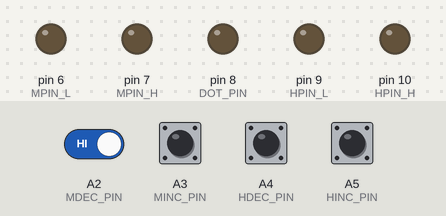
A program run on a simulated Arduino Uno, built with avr-gcc and run on an emulated ATmega328P. Parts: output pins drawn as LEDs (lit = HIGH). Dashed ring = blinking. The test bench sets the inputs (shaded band); at power-on: A2 (MDEC_PIN), A3 (MINC_PIN), A4 (HDEC_PIN), A5 (HINC_PIN) HIGH. Pins used as bus, display or sensor lines are not drawn.

Above: at 0.1 s.
At 1.2 s:
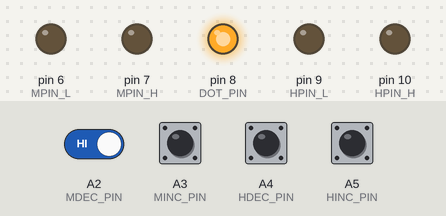
1.3 s: A2 (MDEC_PIN) driven LOW
At 4.1 s:
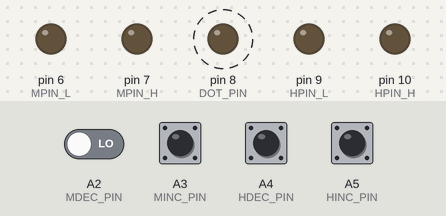
Timing chart, 0 to 10.3 s (numbered marks = the images above; inputs shaded):
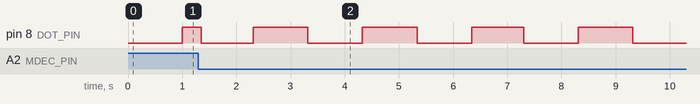

Measured:
- by itself, pin 8 (DOT_PIN): alternates HIGH for 1.0 s and LOW for 1.0 s

The program:

main.cpp
```cpp
#include <Arduino.h>

/* inc/dec buttons */
const int HINC_PIN = A5;
const int HDEC_PIN = A4;
const int MINC_PIN = A3;
const int MDEC_PIN = A2;

/* pin to 4026 IC's reset inputs */
const int RESET_PIN = 5;

const int DOT_PIN = 8;

/* pins to 4026 IC clock inputs */
const int HPIN_H = 10;
const int HPIN_L = 9;
const int MPIN_H = 7;
const int MPIN_L = 6;

/* current time */
int hour = 0;
int min = 0;
int sec = 0;
int msec = 0;

bool hinc_released = true;
bool hdec_released = true;
bool minc_released = true;
bool mdec_released = true;

unsigned long prevMillis;

void setup()
{
  pinMode(HDEC_PIN, INPUT);
  pinMode(HINC_PIN, INPUT);
  pinMode(MDEC_PIN, INPUT);
  pinMode(MINC_PIN, INPUT);

  pinMode(RESET_PIN, OUTPUT);
  pinMode(DOT_PIN, OUTPUT);

  pinMode(HPIN_H, OUTPUT);
  pinMode(HPIN_L, OUTPUT);
  pinMode(MPIN_H, OUTPUT);
  pinMode(MPIN_L, OUTPUT);

  prevMillis = millis();
}

void displayTime()
{
  digitalWrite(RESET_PIN, HIGH);
  digitalWrite(RESET_PIN, LOW);

  digitalWrite(DOT_PIN, (sec & 1) ? HIGH : LOW);

  for(int i = 0; i < min % 10; i++)
  {
    digitalWrite(MPIN_L, HIGH);
    digitalWrite(MPIN_L, LOW);
  }

  for(int i = 0; i < min / 10; i++)
  {
    digitalWrite(MPIN_H, HIGH);
    digitalWrite(MPIN_H, LOW);
  }

  for(int i = 0; i < hour % 10; i++)
  {
    digitalWrite(HPIN_L, HIGH);
    digitalWrite(HPIN_L, LOW);
  }

  for(int i = 0; i < hour / 10; i++)
  {
    digitalWrite(HPIN_H, HIGH);
    digitalWrite(HPIN_H, LOW);
  }
}

void loop()
{
  unsigned long currMillis;
  unsigned long delta;

  delay(50);

  currMillis = millis();
  delta = currMillis - prevMillis;
  prevMillis = currMillis;
  msec += delta;

  while(msec >= 1000)
  {
    msec -= 1000;
    sec++;
    if(sec == 60)
    {
      sec = 0;
      min++;
      if(min == 60)
      {
        min = 0;
        hour++;
        if(hour == 24)
          hour = 0;
      }
    }
  }

  displayTime();

  if(digitalRead(HDEC_PIN) == LOW)
  {
    if(hdec_released)
    {
      hdec_released = false;
      hour--;
      if(hour < 0)
        hour = 23;
    }
  } else
    hdec_released = true;

  if(digitalRead(HINC_PIN) == LOW)
  {
    if(hinc_released)
    {
      hinc_released = false;
      hour++;
      sec = msec = 0;
      if(hour > 23)
        hour = 0;
    }
  } else
    hinc_released = true;

  if(digitalRead(MDEC_PIN) == LOW)
  {
    if(mdec_released)
    {
      mdec_released = false;
      min--;
      sec = msec = 0;
      if(min < 0)
        min = 59;
    }
  } else
    mdec_released = true;

  if(digitalRead(MINC_PIN) == LOW)
  {
    if(minc_released)
    {
      minc_released = false;
      min++;
      sec = msec = 0;
      if(min > 59)
        min = 0;
    }
  } else
    minc_released = true;
}
```
